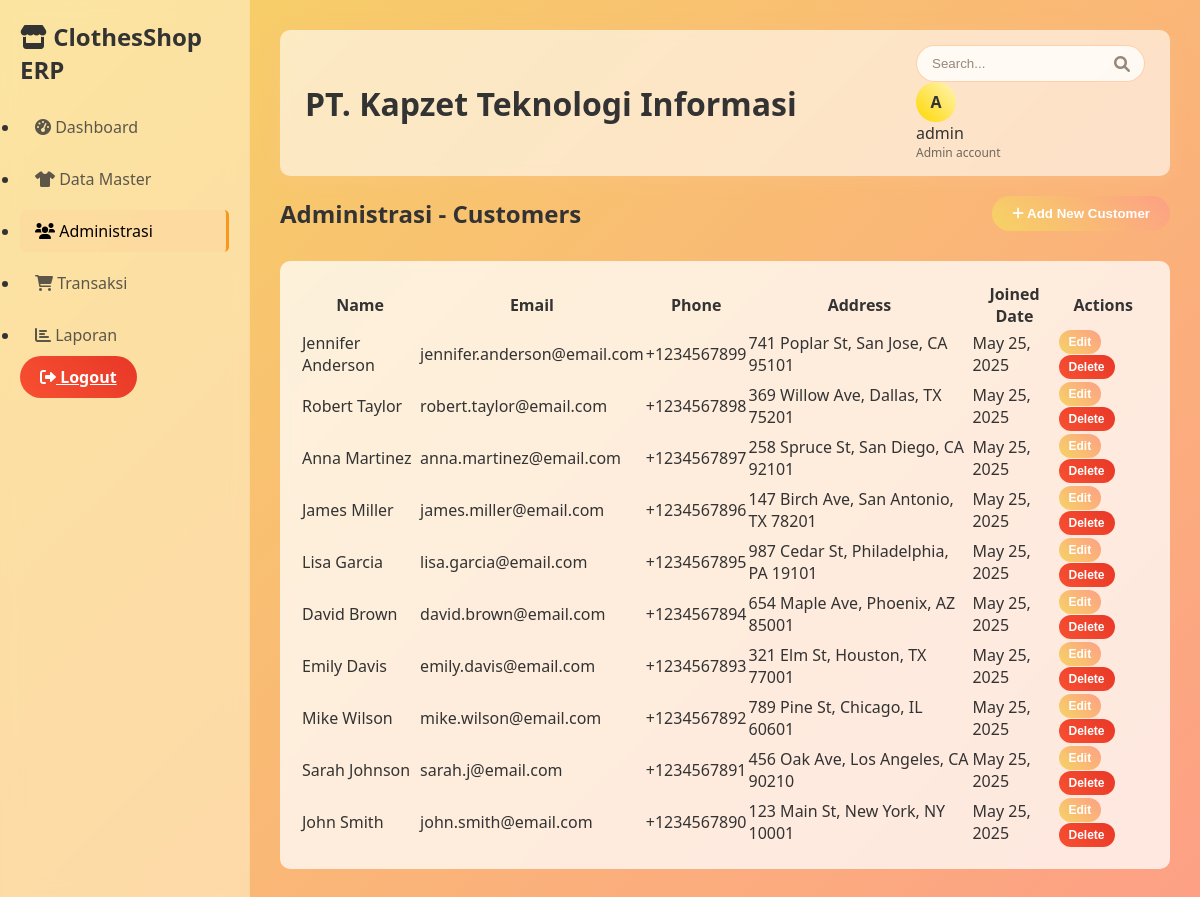
The app's page /customers/ (signed in) with its own data.
### erp_app/models.py (models this page shows, shortened)
class Customer(models.Model):
    name = models.CharField(max_length=200)
    email = models.EmailField()
    phone = models.CharField(max_length=20)
    address = models.TextField()
    created_at = models.DateTimeField(auto_now_add=True)

### erp_app/views.py (the view, shortened to what this page needs)
# urls.py: path('customers/', views.customers, name='customers'),
@login_required
def customers(request):
    customers = Customer.objects.all().order_by('-created_at')
    context = {
        'customers': customers,
    }
    return render(request, 'customers.html', context)

### templates/customers.html (shortened to what this page needs)
{% extends 'base.html' %}
{% block content %}
<div style="display: flex; justify-content: space-between; align-items: center; margin-bottom: 20px;">
    <h2>Administrasi - Customers</h2>
    <button class="btn btn-primary" onclick="toggleAddForm()">
        <i class="fas fa-plus"></i> Add New Customer
    </button>
</div>
<div class="table-container">
    <table>
        <thead>
            <tr>
                <th>Name</th>
                <th>Email</th>
                <th>Phone</th>
                <th>Address</th>
                <th>Joined Date</th>
                <th>Actions</th>
            </tr>
        </thead>
        <tbody>
            {% for customer in customers %}
            <tr>
                <td>{{ customer.name }}</td>
                <td>{{ customer.email }}</td>
                <td>{{ customer.phone }}</td>
                <td>{{ customer.address|truncatechars:50 }}</td>
                <td>{{ customer.created_at|date:"M d, Y" }}</td>
                <td>
                    <button class="btn btn-primary" style="padding: 5px 10px; font-size: 12px;">Edit</button>
                    <button class="btn btn-danger" style="padding: 5px 10px; font-size: 12px;">Delete</button>
                </td>
            </tr>
            {% empty %}
            <tr>
                <td colspan="6" style="text-align: center; opacity: 0.7;">No customers found. Add your first customer!</td>
            </tr>
            {% endfor %}
        </tbody>
    </table>
</div>
{% endblock %}

### templates/base.html (shortened to what this page needs)
<!DOCTYPE html>
<html lang="en">
<head>
    <link href="https://cdnjs.cloudflare.com/ajax/libs/font-awesome/6.0.0/css/all.min.css" rel="stylesheet">
</head>
<body>
    <div class="container">
        {% if user.is_authenticated %}
        <div class="sidebar">
            <div class="logo">
                <h2><i class="fas fa-store"></i> ClothesShop ERP</h2>
            </div>
            <ul class="nav-menu">
                <li class="nav-item">
                    <a href="{% url 'dashboard' %}" class="nav-link {% if request.resolver_match.url_name == 'dashboard' %}active{% endif %}">
                        <i class="fas fa-tachometer-alt"></i> Dashboard
                    </a>
                </li>
                <li class="nav-item">
                    <a href="{% url 'products' %}" class="nav-link {% if request.resolver_match.url_name == 'products' %}active{% endif %}">
                        <i class="fas fa-tshirt"></i> Data Master
                    </a>
                </li>
                <li class="nav-item">
                    <a href="{% url 'customers' %}" class="nav-link {% if request.resolver_match.url_name == 'customers' %}active{% endif %}">
                        <i class="fas fa-users"></i> Administrasi
                    </a>
                </li>
                <li class="nav-item">
                    <a href="{% url 'sales' %}" class="nav-link {% if request.resolver_match.url_name == 'sales' %}active{% endif %}">
                        <i class="fas fa-shopping-cart"></i> Transaksi
                    </a>
                </li>
                <li class="nav-item">
                    <a href="{% url 'reports' %}" class="nav-link {% if request.resolver_match.url_name == 'reports' %}active{% endif %}">
                        <i class="fas fa-chart-bar"></i> Laporan
                    </a>
                </li>
            </ul>
            <div class="logout-btn">
                <a href="{% url 'logout' %}" class="btn btn-danger" style="width: 100%; text-align: center;">
                    <i class="fas fa-sign-out-alt"></i> Logout
                </a>
            </div>
        </div>
        {% endif %}
        <div class="main-content">
            {% if user.is_authenticated %}
            <div class="header">
                <div class="header-left">
                    <h1>PT. Kapzet Teknologi Informasi</h1>
                </div>
                <div class="header-right">
                    <div class="search-box">
                        <input type="text" placeholder="Search...">
                        <i class="fas fa-search"></i>
                    </div>
                    <div class="user-profile">
                        <div class="user-avatar">{{ user.first_name.0|default:user.username.0|upper }}</div>
                        <div>
                            <div style="font-weight: 500;">{{ user.first_name|default:user.username }}</div>
                            <div style="font-size: 12px; opacity: 0.7;">Admin account</div>
                        </div>
                    </div>
                </div>
            </div>
            {% endif %}
            {% block content %}
            {% endblock %}
        </div>
    </div>
</body>
</html>

### templates/base.html (style rules this page uses)
* { margin: 0; padding: 0; box-sizing: border-box; }
body { font-family: 'Segoe UI', Tahoma, Geneva, Verdana, sans-serif; background: linear-gradient(135deg, #f6d365 0%, #fda085 100%); min-height: 100vh; color: #333; }
.container { display: flex; min-height: 100vh; }
.sidebar { width: 250px; background: rgba(255, 240, 200, 0.6); backdrop-filter: blur(10px); border-right: 1px solid rgba(255, 200, 150, 0.3); padding: 20px; }
.sidebar h2 { margin-bottom: 20px; color: #333; }
.nav-link { display: block; padding: 10px 15px; color: rgba(51, 51, 51, 0.8); text-decoration: none; margin-bottom: 10px; border-radius: 5px; transition: all 0.3s ease; }
.nav-link:hover, .nav-link.active { background: rgba(255, 200, 150, 0.2); color: #000; border-right: 3px solid #f7971e; }
.main-content { flex: 1; padding: 30px; }
.header { display: flex; justify-content: space-between; align-items: center; background: rgba(255, 255, 255, 0.6); backdrop-filter: blur(5px); padding: 15px 25px; border-radius: 10px; margin-bottom: 20px; box-shadow: 0 4px 20px rgba(255, 200, 150, 0.3); }
.user-avatar { width: 40px; height: 40px; background: linear-gradient(45deg, #ffd700, #fff5b7); border-radius: 50%; display: flex; justify-content: center; align-items: center; font-weight: bold; color: #333; margin-right: 10px; }
.search-box { position: relative; }
.search-box input { padding: 10px 35px 10px 15px; border-radius: 20px; border: 1px solid rgba(255, 180, 120, 0.6); background: rgba(255, 255, 255, 0.8); color: #333; outline: none; }
.search-box input::placeholder { color: rgba(80, 60, 40, 0.6); }
.search-box i { position: absolute; top: 50%; right: 15px; transform: translateY(-50%); color: rgba(80, 60, 40, 0.6); }
.table-container { margin-top: 30px; overflow-x: auto; background: rgba(255, 255, 255, 0.75); border-radius: 10px; padding: 20px; backdrop-filter: blur(5px); }
.btn { padding: 10px 20px; border: none; border-radius: 30px; cursor: pointer; transition: all 0.3s ease; font-weight: 600; }
.btn-primary { background: linear-gradient(45deg, #f6d365, #fda085); color: #fff; }
.btn-danger { background: linear-gradient(45deg, #f85032, #e73827); color: #fff; }

### records on screen
Customer: name "Jennifer Anderson", email "jennifer.anderson@email.com", phone "+1234567899", address "741 Poplar St, San Jose, CA 95101", created_at "May 25, 2025"
Customer: name "Robert Taylor", email "robert.taylor@email.com", phone "+1234567898", address "369 Willow Ave, Dallas, TX 75201", created_at "May 25, 2025"
Customer: name "Anna Martinez", email "anna.martinez@email.com", phone "+1234567897", address "258 Spruce St, San Diego, CA 92101", created_at "May 25, 2025"
Customer: name "James Miller", email "james.miller@email.com", phone "+1234567896", address "147 Birch Ave, San Antonio, TX 78201", created_at "May 25, 2025"
Customer: name "Lisa Garcia", email "lisa.garcia@email.com", phone "+1234567895", address "987 Cedar St, Philadelphia, PA 19101", created_at "May 25, 2025"
Customer: name "David Brown", email "david.brown@email.com", phone "+1234567894", address "654 Maple Ave, Phoenix, AZ 85001", created_at "May 25, 2025"
Customer: name "Emily Davis", email "emily.davis@email.com", phone "+1234567893", address "321 Elm St, Houston, TX 77001", created_at "May 25, 2025"
Customer: name "Mike Wilson", email "mike.wilson@email.com", phone "+1234567892", address "789 Pine St, Chicago, IL 60601", created_at "May 25, 2025"
Customer: name "Sarah Johnson", email "sarah.j@email.com", phone "+1234567891", address "456 Oak Ave, Los Angeles, CA 90210", created_at "May 25, 2025"
Customer: name "John Smith", email "john.smith@email.com", phone "+1234567890", address "123 Main St, New York, NY 10001", created_at "May 25, 2025"

### other values on screen
{{ user.first_name.0|default:user.username.0|upper }} "A"
{{ user.first_name|default:user.username }} "admin"
